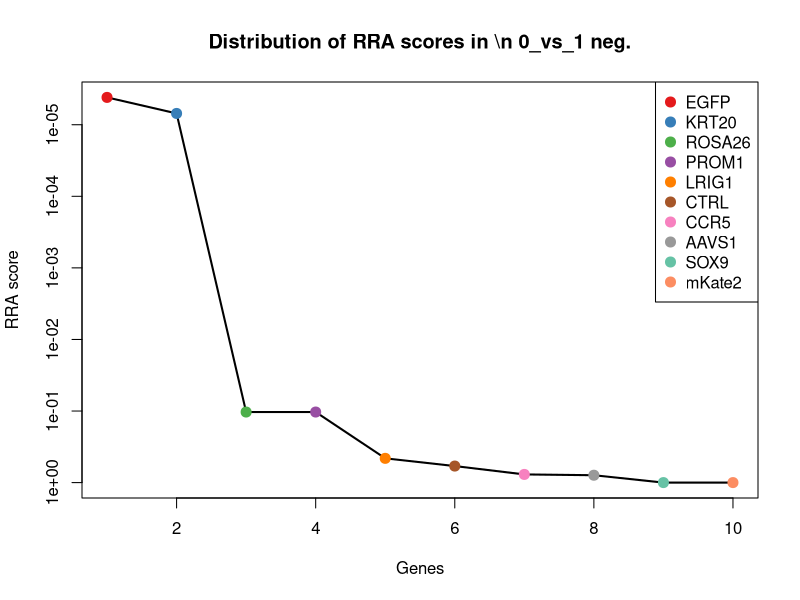
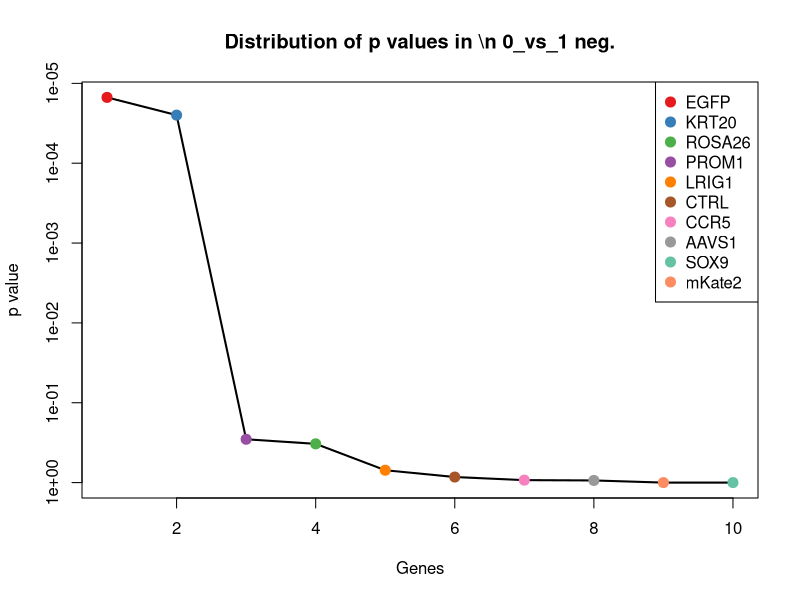
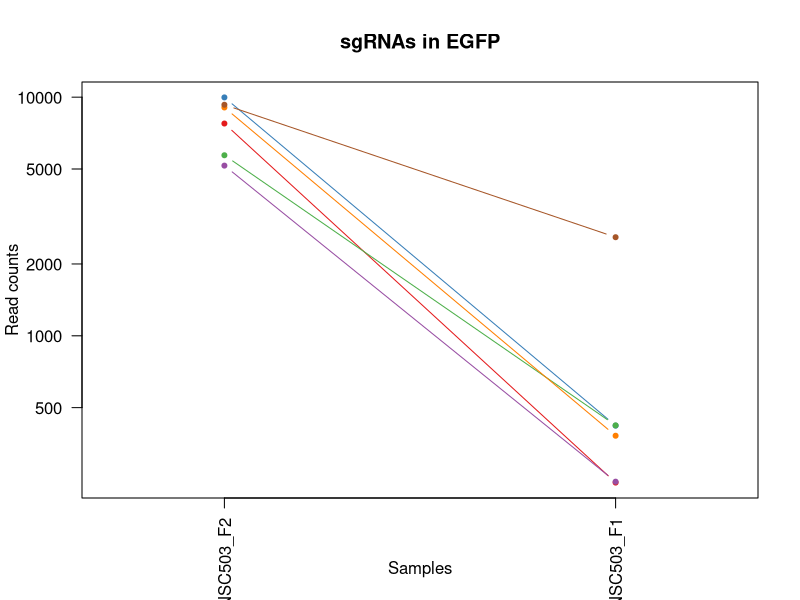
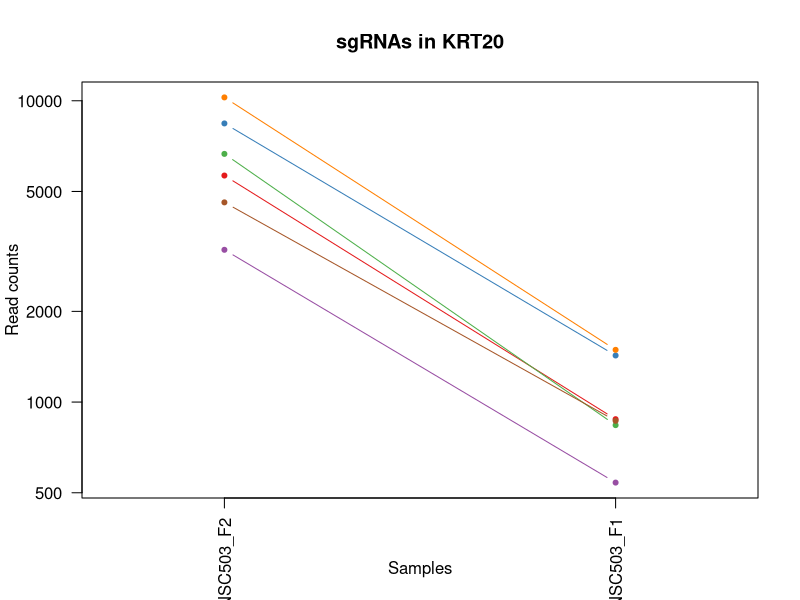
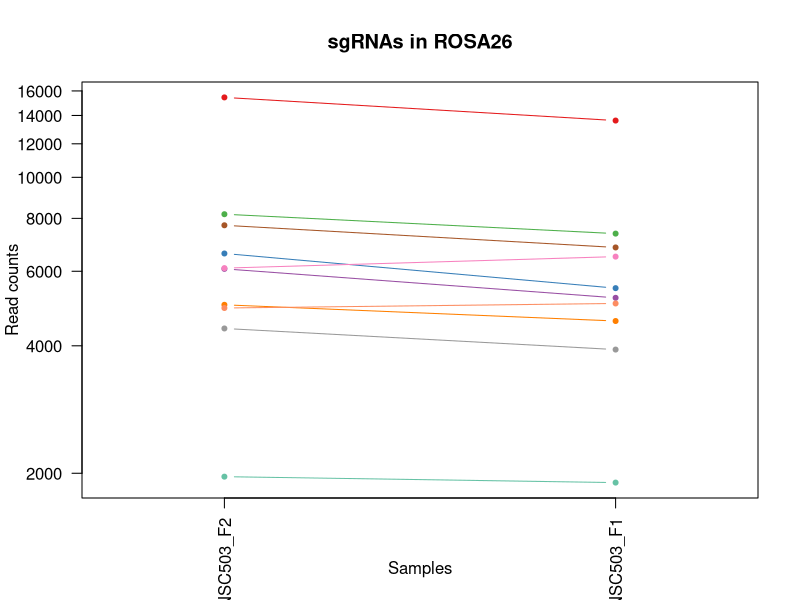
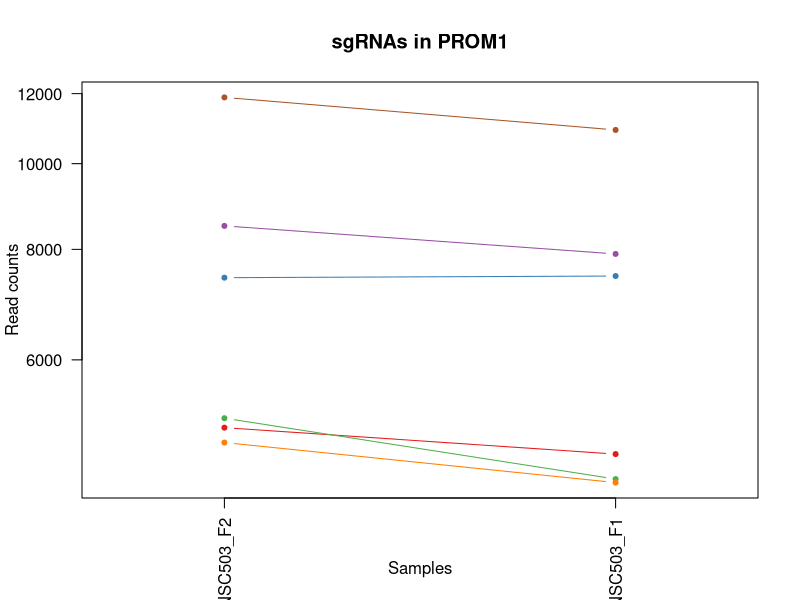
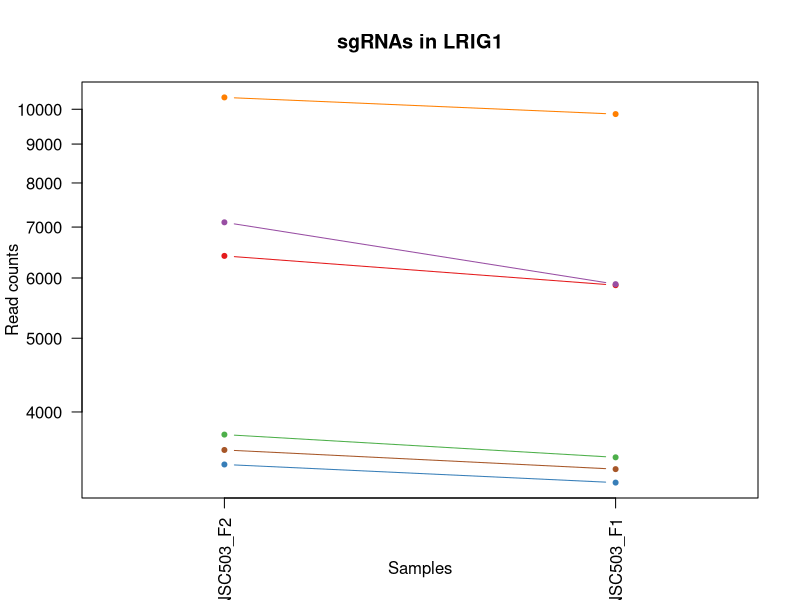
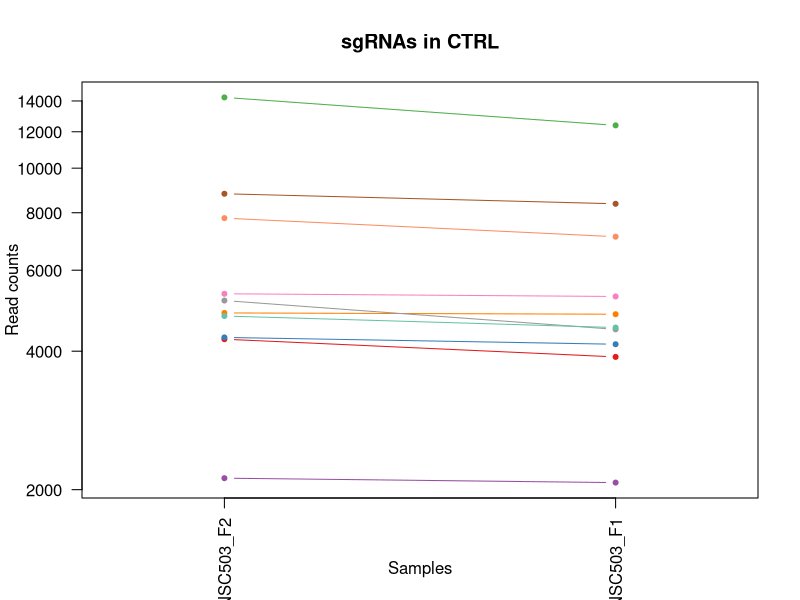

The R source for these figures, in order: (Note: this script raises an error after producing the figures.)
pdf(file='S3A_c1_t0.pdf',width=4.5,height=4.5);
gstable=read.table('S3A_c1_t0.gene_summary.txt',header=T)
# 
#
# parameters
# Do not modify the variables beginning with "__"

# gstablename='__GENE_SUMMARY_FILE__'
startindex=3
# outputfile='__OUTPUT_FILE__'
targetgenelist=c("EGFP","KRT20","ROSA26","PROM1","LRIG1","CTRL","CCR5","AAVS1","SOX9","mKate2")
# samplelabel=sub('.\\w+.\\w+$','',colnames(gstable)[startindex]);
samplelabel='0_vs_1 neg.'


# You need to write some codes in front of this code:
# gstable=read.table(gstablename,header=T)
# pdf(file=outputfile,width=6,height=6)


# set up color using RColorBrewer
#library(RColorBrewer)
#colors <- brewer.pal(length(targetgenelist), "Set1")

colors=c( "#E41A1C", "#377EB8", "#4DAF4A", "#984EA3", "#FF7F00",  "#A65628", "#F781BF",
          "#999999", "#66C2A5", "#FC8D62", "#8DA0CB", "#E78AC3", "#A6D854", "#FFD92F", "#E5C494", "#B3B3B3", 
          "#8DD3C7", "#FFFFB3", "#BEBADA", "#FB8072", "#80B1D3", "#FDB462", "#B3DE69", "#FCCDE5",
          "#D9D9D9", "#BC80BD", "#CCEBC5", "#FFED6F")

######
# function definition

plotrankedvalues<-function(val, tglist, ...){
  
  plot(val,log='y',ylim=c(max(val),min(val)),type='l',lwd=2, ...)
  if(length(tglist)>0){
    for(i in 1:length(tglist)){
      targetgene=tglist[i];
      tx=which(names(val)==targetgene);ty=val[targetgene];
      points(tx,ty,col=colors[(i %% length(colors)) ],cex=2,pch=20)
      # text(tx+50,ty,targetgene,col=colors[i])
    }
    legend('topright',tglist,pch=20,pt.cex = 2,cex=1,col=colors)
  }
}



plotrandvalues<-function(val,targetgenelist, ...){
  # choose the one with the best distance distribution
  
  mindiffvalue=0;
  randval=val;
  for(i in 1:20){
    randval0=sample(val)
    vindex=sort(which(names(randval0) %in% targetgenelist))
    if(max(vindex)>0.9*length(val)){
      # print('pass...')
      next;
    }
    mindiffind=min(diff(vindex));
    if (mindiffind > mindiffvalue){
      mindiffvalue=mindiffind;
      randval=randval0;
      # print(paste('Diff: ',mindiffvalue))
    }
  }
  plot(randval,log='y',ylim=c(max(randval),min(randval)),pch=20,col='grey', ...)
  
  if(length(targetgenelist)>0){
    for(i in 1:length(targetgenelist)){
      targetgene=targetgenelist[i];
      tx=which(names(randval)==targetgene);ty=randval[targetgene];
      points(tx,ty,col=colors[(i %% length(colors)) ],cex=2,pch=20)
      text(tx+50,ty,targetgene,col=colors[i])
    }
  }
  
}




# set.seed(1235)



pvec=gstable[,startindex]
names(pvec)=gstable[,'id']
pvec=sort(pvec);

plotrankedvalues(pvec,targetgenelist,xlab='Genes',ylab='RRA score',main=paste('Distribution of RRA scores in \\n',samplelabel))

# plotrandvalues(pvec,targetgenelist,xlab='Genes',ylab='RRA score',main=paste('Distribution of RRA scores in \\n',samplelabel))


pvec=gstable[,startindex+1]
names(pvec)=gstable[,'id']
pvec=sort(pvec);

plotrankedvalues(pvec,targetgenelist,xlab='Genes',ylab='p value',main=paste('Distribution of p values in \\n',samplelabel))

# plotrandvalues(pvec,targetgenelist,xlab='Genes',ylab='p value',main=paste('Distribution of p values in \\n',samplelabel))



# you need to write after this code:
# dev.off()






# parameters
# Do not modify the variables beginning with "__"
targetmat=list(c(7752.531194343941,241.55363785443342),c(9974.836794255902,419.19846569356827),c(5707.60142793937,420.2816658633191),c(5164.3298959926515,243.72003819393504),c(9050.810855303791,380.2032595825387),c(9292.264869502333,2587.765205534715))
targetgene="EGFP"
collabel=c("S18_MNSC503_F2","S17_MNSC503_F1")

# set up color using RColorBrewer
#library(RColorBrewer)
#colors <- brewer.pal(length(targetgenelist), "Set1")

colors=c( "#E41A1C", "#377EB8", "#4DAF4A", "#984EA3", "#FF7F00",  "#A65628", "#F781BF",
          "#999999", "#66C2A5", "#FC8D62", "#8DA0CB", "#E78AC3", "#A6D854", "#FFD92F", "#E5C494", "#B3B3B3", 
          "#8DD3C7", "#FFFFB3", "#BEBADA", "#FB8072", "#80B1D3", "#FDB462", "#B3DE69", "#FCCDE5",
          "#D9D9D9", "#BC80BD", "#CCEBC5", "#FFED6F")


## code

targetmatvec=unlist(targetmat)+1
yrange=range(targetmatvec[targetmatvec>0]);
# yrange[1]=1; # set the minimum value to 1
for(i in 1:length(targetmat)){
  vali=targetmat[[i]]+1;
  if(i==1){
    plot(1:length(vali),vali,type='b',las=1,pch=20,main=paste('sgRNAs in',targetgene),ylab='Read counts',xlab='Samples',xlim=c(0.7,length(vali)+0.3),ylim = yrange,col=colors[(i %% length(colors))],xaxt='n',log='y')
    axis(1,at=1:length(vali),labels=(collabel),las=2)
    # lines(0:100,rep(1,101),col='black');
  }else{
    lines(1:length(vali),vali,type='b',pch=20,col=colors[(i %% length(colors))])
  }
}




# parameters
# Do not modify the variables beginning with "__"
targetmat=list(c(5645.380585818976,876.3089373284154),c(8408.17170982152,1426.5746235618333),c(6661.344784023609,837.3137312173858),c(3200.194357416054,539.4336845359096),c(10258.080926296498,1489.400233407381),c(4598.770301196837,865.4769356309072))
targetgene="KRT20"
collabel=c("S18_MNSC503_F2","S17_MNSC503_F1")

# set up color using RColorBrewer
#library(RColorBrewer)
#colors <- brewer.pal(length(targetgenelist), "Set1")

colors=c( "#E41A1C", "#377EB8", "#4DAF4A", "#984EA3", "#FF7F00",  "#A65628", "#F781BF",
          "#999999", "#66C2A5", "#FC8D62", "#8DA0CB", "#E78AC3", "#A6D854", "#FFD92F", "#E5C494", "#B3B3B3", 
          "#8DD3C7", "#FFFFB3", "#BEBADA", "#FB8072", "#80B1D3", "#FDB462", "#B3DE69", "#FCCDE5",
          "#D9D9D9", "#BC80BD", "#CCEBC5", "#FFED6F")


## code

targetmatvec=unlist(targetmat)+1
yrange=range(targetmatvec[targetmatvec>0]);
# yrange[1]=1; # set the minimum value to 1
for(i in 1:length(targetmat)){
  vali=targetmat[[i]]+1;
  if(i==1){
    plot(1:length(vali),vali,type='b',las=1,pch=20,main=paste('sgRNAs in',targetgene),ylab='Read counts',xlab='Samples',xlim=c(0.7,length(vali)+0.3),ylim = yrange,col=colors[(i %% length(colors))],xaxt='n',log='y')
    axis(1,at=1:length(vali),labels=(collabel),las=2)
    # lines(0:100,rep(1,101),col='black');
  }else{
    lines(1:length(vali),vali,type='b',pch=20,col=colors[(i %% length(colors))])
  }
}




# parameters
# Do not modify the variables beginning with "__"
targetmat=list(c(15443.770215852866,13616.909333937589),c(6607.481965471627,5472.327257581155),c(8181.576404189042,7362.51155379634),c(6078.140472805593,5191.778413615692),c(4998.098093909809,4576.520717197225),c(7703.311722218853,6828.493870109185),c(6102.2858742254475,6495.951417995682),c(4394.463058413456,3917.9350139887247),c(1962.2782000058394,1899.9330977429427),c(4911.7318503695615,5034.714389001822))
targetgene="ROSA26"
collabel=c("S18_MNSC503_F2","S17_MNSC503_F1")

# set up color using RColorBrewer
#library(RColorBrewer)
#colors <- brewer.pal(length(targetgenelist), "Set1")

colors=c( "#E41A1C", "#377EB8", "#4DAF4A", "#984EA3", "#FF7F00",  "#A65628", "#F781BF",
          "#999999", "#66C2A5", "#FC8D62", "#8DA0CB", "#E78AC3", "#A6D854", "#FFD92F", "#E5C494", "#B3B3B3", 
          "#8DD3C7", "#FFFFB3", "#BEBADA", "#FB8072", "#80B1D3", "#FDB462", "#B3DE69", "#FCCDE5",
          "#D9D9D9", "#BC80BD", "#CCEBC5", "#FFED6F")


## code

targetmatvec=unlist(targetmat)+1
yrange=range(targetmatvec[targetmatvec>0]);
# yrange[1]=1; # set the minimum value to 1
for(i in 1:length(targetmat)){
  vali=targetmat[[i]]+1;
  if(i==1){
    plot(1:length(vali),vali,type='b',las=1,pch=20,main=paste('sgRNAs in',targetgene),ylab='Read counts',xlab='Samples',xlim=c(0.7,length(vali)+0.3),ylim = yrange,col=colors[(i %% length(colors))],xaxt='n',log='y')
    axis(1,at=1:length(vali),labels=(collabel),las=2)
    # lines(0:100,rep(1,101),col='black');
  }else{
    lines(1:length(vali),vali,type='b',pch=20,col=colors[(i %% length(colors))])
  }
}




# parameters
# Do not modify the variables beginning with "__"
targetmat=list(c(5027.8155110419375,4693.506335530314),c(7430.282952317426,7462.165969413416),c(5153.185864568103,4397.792689188339),c(8502.895976930178,7904.111638671751),c(4836.509638253862,4357.714282907558),c(11881.394837139002,10916.491310748788))
targetgene="PROM1"
collabel=c("S18_MNSC503_F2","S17_MNSC503_F1")

# set up color using RColorBrewer
#library(RColorBrewer)
#colors <- brewer.pal(length(targetgenelist), "Set1")

colors=c( "#E41A1C", "#377EB8", "#4DAF4A", "#984EA3", "#FF7F00",  "#A65628", "#F781BF",
          "#999999", "#66C2A5", "#FC8D62", "#8DA0CB", "#E78AC3", "#A6D854", "#FFD92F", "#E5C494", "#B3B3B3", 
          "#8DD3C7", "#FFFFB3", "#BEBADA", "#FB8072", "#80B1D3", "#FDB462", "#B3DE69", "#FCCDE5",
          "#D9D9D9", "#BC80BD", "#CCEBC5", "#FFED6F")


## code

targetmatvec=unlist(targetmat)+1
yrange=range(targetmatvec[targetmatvec>0]);
# yrange[1]=1; # set the minimum value to 1
for(i in 1:length(targetmat)){
  vali=targetmat[[i]]+1;
  if(i==1){
    plot(1:length(vali),vali,type='b',las=1,pch=20,main=paste('sgRNAs in',targetgene),ylab='Read counts',xlab='Samples',xlim=c(0.7,length(vali)+0.3),ylim = yrange,col=colors[(i %% length(colors))],xaxt='n',log='y')
    axis(1,at=1:length(vali),labels=(collabel),las=2)
    # lines(0:100,rep(1,101),col='black');
  }else{
    lines(1:length(vali),vali,type='b',pch=20,col=colors[(i %% length(colors))])
  }
}




# parameters
# Do not modify the variables beginning with "__"
targetmat=list(c(6414.318754112794,5869.8617198797065),c(3411.0022851970884,3229.0197060272017),c(3734.1791965089824,3485.7381462581466),c(7100.605356007879,5888.276122765471),c(10363.949224829705,9853.871944223232),c(3564.2327172846244,3363.336527076304))
targetgene="LRIG1"
collabel=c("S18_MNSC503_F2","S17_MNSC503_F1")

# set up color using RColorBrewer
#library(RColorBrewer)
#colors <- brewer.pal(length(targetgenelist), "Set1")

colors=c( "#E41A1C", "#377EB8", "#4DAF4A", "#984EA3", "#FF7F00",  "#A65628", "#F781BF",
          "#999999", "#66C2A5", "#FC8D62", "#8DA0CB", "#E78AC3", "#A6D854", "#FFD92F", "#E5C494", "#B3B3B3", 
          "#8DD3C7", "#FFFFB3", "#BEBADA", "#FB8072", "#80B1D3", "#FDB462", "#B3DE69", "#FCCDE5",
          "#D9D9D9", "#BC80BD", "#CCEBC5", "#FFED6F")


## code

targetmatvec=unlist(targetmat)+1
yrange=range(targetmatvec[targetmatvec>0]);
# yrange[1]=1; # set the minimum value to 1
for(i in 1:length(targetmat)){
  vali=targetmat[[i]]+1;
  if(i==1){
    plot(1:length(vali),vali,type='b',las=1,pch=20,main=paste('sgRNAs in',targetgene),ylab='Read counts',xlab='Samples',xlim=c(0.7,length(vali)+0.3),ylim = yrange,col=colors[(i %% length(colors))],xaxt='n',log='y')
    axis(1,at=1:length(vali),labels=(collabel),las=2)
    # lines(0:100,rep(1,101),col='black');
  }else{
    lines(1:length(vali),vali,type='b',pch=20,col=colors[(i %% length(colors))])
  }
}




# parameters
# Do not modify the variables beginning with "__"
targetmat=list(c(4246.804642038193,3886.522209065951),c(4284.880082738733,4141.074248957394),c(14250.430184140845,12388.560341440156),c(2117.3659706641333,2071.0787245635725),c(4843.938992536894,4812.658354202904),c(8796.355471109944,8365.554910985602),c(5331.490367360872,5260.0200243099935),c(5153.185864568103,4461.7014992036375),c(4769.645449706574,4501.779905484418),c(7785.963288617585,7094.961111867887))
targetgene="CTRL"
collabel=c("S18_MNSC503_F2","S17_MNSC503_F1")

# set up color using RColorBrewer
#library(RColorBrewer)
#colors <- brewer.pal(length(targetgenelist), "Set1")

colors=c( "#E41A1C", "#377EB8", "#4DAF4A", "#984EA3", "#FF7F00",  "#A65628", "#F781BF",
          "#999999", "#66C2A5", "#FC8D62", "#8DA0CB", "#E78AC3", "#A6D854", "#FFD92F", "#E5C494", "#B3B3B3", 
          "#8DD3C7", "#FFFFB3", "#BEBADA", "#FB8072", "#80B1D3", "#FDB462", "#B3DE69", "#FCCDE5",
          "#D9D9D9", "#BC80BD", "#CCEBC5", "#FFED6F")


## code

targetmatvec=unlist(targetmat)+1
yrange=range(targetmatvec[targetmatvec>0]);
# yrange[1]=1; # set the minimum value to 1
for(i in 1:length(targetmat)){
  vali=targetmat[[i]]+1;
  if(i==1){
    plot(1:length(vali),vali,type='b',las=1,pch=20,main=paste('sgRNAs in',targetgene),ylab='Read counts',xlab='Samples',xlim=c(0.7,length(vali)+0.3),ylim = yrange,col=colors[(i %% length(colors))],xaxt='n',log='y')
    axis(1,at=1:length(vali),labels=(collabel),las=2)
    # lines(0:100,rep(1,101),col='black');
  }else{
    lines(1:length(vali),vali,type='b',pch=20,col=colors[(i %% length(colors))])
  }
}




# parameters
# Do not modify the variables beginning with "__"
targetmat=list(c(3640.383598685703,3679.630976643544),c(6040.993701390433,5364.007240606073),c(3275.416569531754,3433.744538110107),c(2720.0723368751082,2516.2739943311603),c(4156.72372135643,3648.21817172077),c(4746.428717572099,4305.720674759519),c(8178.7903963329045,7885.697235785988),c(5155.043203138862,4887.399165915711),c(2950.3823196491016,3006.963671228283),c(4634.988403326618,4893.898366934216))
targetgene="CCR5"
collabel=c("S18_MNSC503_F2","S17_MNSC503_F1")

# set up color using RColorBrewer
#library(RColorBrewer)
#colors <- brewer.pal(length(targetgenelist), "Set1")

colors=c( "#E41A1C", "#377EB8", "#4DAF4A", "#984EA3", "#FF7F00",  "#A65628", "#F781BF",
          "#999999", "#66C2A5", "#FC8D62", "#8DA0CB", "#E78AC3", "#A6D854", "#FFD92F", "#E5C494", "#B3B3B3", 
          "#8DD3C7", "#FFFFB3", "#BEBADA", "#FB8072", "#80B1D3", "#FDB462", "#B3DE69", "#FCCDE5",
          "#D9D9D9", "#BC80BD", "#CCEBC5", "#FFED6F")


## code

targetmatvec=unlist(targetmat)+1
yrange=range(targetmatvec[targetmatvec>0]);
# yrange[1]=1; # set the minimum value to 1
for(i in 1:length(targetmat)){
  vali=targetmat[[i]]+1;
  if(i==1){
    plot(1:length(vali),vali,type='b',las=1,pch=20,main=paste('sgRNAs in',targetgene),ylab='Read counts',xlab='Samples',xlim=c(0.7,length(vali)+0.3),ylim = yrange,col=colors[(i %% length(colors))],xaxt='n',log='y')
    axis(1,at=1:length(vali),labels=(collabel),las=2)
    # lines(0:100,rep(1,101),col='black');
  }else{
    lines(1:length(vali),vali,type='b',pch=20,col=colors[(i %% length(colors))])
  }
}




# parameters
# Do not modify the variables beginning with "__"
targetmat=list(c(6092.999181371657,5301.181630760525),c(5240.48077739373,4382.627886811828),c(3928.2710771531947,4176.819854559171),c(2590.987306207426,2548.769999423685),c(4619.201025475175,3986.1766246830266),c(2094.1492385296583,1891.267496384936),c(3352.496120218211,3010.2132717375357),c(6455.1802026694695,6426.6266071316295),c(2004.9969871332737,1932.4291028354673),c(2734.002376155793,2518.440394670662))
targetgene="AAVS1"
collabel=c("S18_MNSC503_F2","S17_MNSC503_F1")

# set up color using RColorBrewer
#library(RColorBrewer)
#colors <- brewer.pal(length(targetgenelist), "Set1")

colors=c( "#E41A1C", "#377EB8", "#4DAF4A", "#984EA3", "#FF7F00",  "#A65628", "#F781BF",
          "#999999", "#66C2A5", "#FC8D62", "#8DA0CB", "#E78AC3", "#A6D854", "#FFD92F", "#E5C494", "#B3B3B3", 
          "#8DD3C7", "#FFFFB3", "#BEBADA", "#FB8072", "#80B1D3", "#FDB462", "#B3DE69", "#FCCDE5",
          "#D9D9D9", "#BC80BD", "#CCEBC5", "#FFED6F")


## code

targetmatvec=unlist(targetmat)+1
yrange=range(targetmatvec[targetmatvec>0]);
# yrange[1]=1; # set the minimum value to 1
for(i in 1:length(targetmat)){
  vali=targetmat[[i]]+1;
  if(i==1){
    plot(1:length(vali),vali,type='b',las=1,pch=20,main=paste('sgRNAs in',targetgene),ylab='Read counts',xlab='Samples',xlim=c(0.7,length(vali)+0.3),ylim = yrange,col=colors[(i %% length(colors))],xaxt='n',log='y')
    axis(1,at=1:length(vali),labels=(collabel),las=2)
    # lines(0:100,rep(1,101),col='black');
  }else{
    lines(1:length(vali),vali,type='b',pch=20,col=colors[(i %% length(colors))])
  }
}




# parameters
# Do not modify the variables beginning with "__"
targetmat=list(c(4799.362866838702,9796.462335226439),c(2983.8144139227456,8637.438153593059),c(2294.741804171523,6367.050597795334),c(1937.2041293006062,5674.885689324558),c(3517.799253015674,11334.606576272607),c(6287.091062015869,13119.720456021962))
targetgene="SOX9"
collabel=c("S18_MNSC503_F2","S17_MNSC503_F1")

# set up color using RColorBrewer
#library(RColorBrewer)
#colors <- brewer.pal(length(targetgenelist), "Set1")

colors=c( "#E41A1C", "#377EB8", "#4DAF4A", "#984EA3", "#FF7F00",  "#A65628", "#F781BF",
          "#999999", "#66C2A5", "#FC8D62", "#8DA0CB", "#E78AC3", "#A6D854", "#FFD92F", "#E5C494", "#B3B3B3", 
          "#8DD3C7", "#FFFFB3", "#BEBADA", "#FB8072", "#80B1D3", "#FDB462", "#B3DE69", "#FCCDE5",
          "#D9D9D9", "#BC80BD", "#CCEBC5", "#FFED6F")


## code

targetmatvec=unlist(targetmat)+1
yrange=range(targetmatvec[targetmatvec>0]);
# yrange[1]=1; # set the minimum value to 1
for(i in 1:length(targetmat)){
  vali=targetmat[[i]]+1;
  if(i==1){
    plot(1:length(vali),vali,type='b',las=1,pch=20,main=paste('sgRNAs in',targetgene),ylab='Read counts',xlab='Samples',xlim=c(0.7,length(vali)+0.3),ylim = yrange,col=colors[(i %% length(colors))],xaxt='n',log='y')
    axis(1,at=1:length(vali),labels=(collabel),las=2)
    # lines(0:100,rep(1,101),col='black');
  }else{
    lines(1:length(vali),vali,type='b',pch=20,col=colors[(i %% length(colors))])
  }
}




# parameters
# Do not modify the variables beginning with "__"
targetmat=list(c(2043.0724278338128,12674.525186254374),c(2375.536031999497,14358.901450216903),c(2402.467441275488,13569.248526468553),c(3282.8459238147857,8505.287732883458),c(2184.230159211422,10427.968034191168),c(3678.4590393862422,20104.195150575266))
targetgene="mKate2"
collabel=c("S18_MNSC503_F2","S17_MNSC503_F1")

# set up color using RColorBrewer
#library(RColorBrewer)
#colors <- brewer.pal(length(targetgenelist), "Set1")

colors=c( "#E41A1C", "#377EB8", "#4DAF4A", "#984EA3", "#FF7F00",  "#A65628", "#F781BF",
          "#999999", "#66C2A5", "#FC8D62", "#8DA0CB", "#E78AC3", "#A6D854", "#FFD92F", "#E5C494", "#B3B3B3", 
          "#8DD3C7", "#FFFFB3", "#BEBADA", "#FB8072", "#80B1D3", "#FDB462", "#B3DE69", "#FCCDE5",
          "#D9D9D9", "#BC80BD", "#CCEBC5", "#FFED6F")


## code

targetmatvec=unlist(targetmat)+1
yrange=range(targetmatvec[targetmatvec>0]);
# yrange[1]=1; # set the minimum value to 1
for(i in 1:length(targetmat)){
  vali=targetmat[[i]]+1;
  if(i==1){
    plot(1:length(vali),vali,type='b',las=1,pch=20,main=paste('sgRNAs in',targetgene),ylab='Read counts',xlab='Samples',xlim=c(0.7,length(vali)+0.3),ylim = yrange,col=colors[(i %% length(colors))],xaxt='n',log='y')
    axis(1,at=1:length(vali),labels=(collabel),las=2)
    # lines(0:100,rep(1,101),col='black');
  }else{
    lines(1:length(vali),vali,type='b',pch=20,col=colors[(i %% length(colors))])
  }
}



# 
#
# parameters
# Do not modify the variables beginning with "__"

# gstablename='__GENE_SUMMARY_FILE__'
startindex=9
# outputfile='__OUTPUT_FILE__'
targetgenelist=c("mKate2","SOX9","PROM1","AAVS1","ROSA26","CCR5","LRIG1","CTRL","EGFP","KRT20")
# samplelabel=sub('.\\w+.\\w+$','',colnames(gstable)[startindex]);
samplelabel='0_vs_1 pos.'


# You need to write some codes in front of this code:
# gstable=read.table(gstablename,header=T)
# pdf(file=outputfile,width=6,height=6)


# set up color using RColorBrewer
#library(RColorBrewer)
#colors <- brewer.pal(length(targetgenelist), "Set1")

colors=c( "#E41A1C", "#377EB8", "#4DAF4A", "#984EA3", "#FF7F00",  "#A65628", "#F781BF",
          "#999999", "#66C2A5", "#FC8D62", "#8DA0CB", "#E78AC3", "#A6D854", "#FFD92F", "#E5C494", "#B3B3B3", 
          "#8DD3C7", "#FFFFB3", "#BEBADA", "#FB8072", "#80B1D3", "#FDB462", "#B3DE69", "#FCCDE5",
          "#D9D9D9", "#BC80BD", "#CCEBC5", "#FFED6F")

######
# function definition

plotrankedvalues<-function(val, tglist, ...){
  
  plot(val,log='y',ylim=c(max(val),min(val)),type='l',lwd=2, ...)
  if(length(tglist)>0){
    for(i in 1:length(tglist)){
      targetgene=tglist[i];
      tx=which(names(val)==targetgene);ty=val[targetgene];
      points(tx,ty,col=colors[(i %% length(colors)) ],cex=2,pch=20)
      # text(tx+50,ty,targetgene,col=colors[i])
    }
    legend('topright',tglist,pch=20,pt.cex = 2,cex=1,col=colors)
  }
}



plotrandvalues<-function(val,targetgenelist, ...){
  # choose the one with the best distance distribution
  
  mindiffvalue=0;
  randval=val;
  for(i in 1:20){
    randval0=sample(val)
    vindex=sort(which(names(randval0) %in% targetgenelist))
    if(max(vindex)>0.9*length(val)){
      # print('pass...')
      next;
    }
    mindiffind=min(diff(vindex));
    if (mindiffind > mindiffvalue){
      mindiffvalue=mindiffind;
      randval=randval0;
      # print(paste('Diff: ',mindiffvalue))
    }
  }
  plot(randval,log='y',ylim=c(max(randval),min(randval)),pch=20,col='grey', ...)
  
  if(length(targetgenelist)>0){
    for(i in 1:length(targetgenelist)){
      targetgene=targetgenelist[i];
      tx=which(names(randval)==targetgene);ty=randval[targetgene];
      points(tx,ty,col=colors[(i %% length(colors)) ],cex=2,pch=20)
      text(tx+50,ty,targetgene,col=colors[i])
    }
  }
  
}




# set.seed(1235)



pvec=gstable[,startindex]
names(pvec)=gstable[,'id']
pvec=sort(pvec);

plotrankedvalues(pvec,targetgenelist,xlab='Genes',ylab='RRA score',main=paste('Distribution of RRA scores in \\n',samplelabel))

# plotrandvalues(pvec,targetgenelist,xlab='Genes',ylab='RRA score',main=paste('Distribution of RRA scores in \\n',samplelabel))


pvec=gstable[,startindex+1]
names(pvec)=gstable[,'id']
pvec=sort(pvec);

plotrankedvalues(pvec,targetgenelist,xlab='Genes',ylab='p value',main=paste('Distribution of p values in \\n',samplelabel))

# plotrandvalues(pvec,targetgenelist,xlab='Genes',ylab='p value',main=paste('Distribution of p values in \\n',samplelabel))



# you need to write after this code:
# dev.off()






# parameters
# Do not modify the variables beginning with "__"
targetmat=list(c(2043.0724278338128,12674.525186254374),c(2375.536031999497,14358.901450216903),c(2402.467441275488,13569.248526468553),c(3282.8459238147857,8505.287732883458),c(2184.230159211422,10427.968034191168),c(3678.4590393862422,20104.195150575266))
targetgene="mKate2"
collabel=c("S18_MNSC503_F2","S17_MNSC503_F1")

# set up color using RColorBrewer
#library(RColorBrewer)
#colors <- brewer.pal(length(targetgenelist), "Set1")

colors=c( "#E41A1C", "#377EB8", "#4DAF4A", "#984EA3", "#FF7F00",  "#A65628", "#F781BF",
          "#999999", "#66C2A5", "#FC8D62", "#8DA0CB", "#E78AC3", "#A6D854", "#FFD92F", "#E5C494", "#B3B3B3", 
          "#8DD3C7", "#FFFFB3", "#BEBADA", "#FB8072", "#80B1D3", "#FDB462", "#B3DE69", "#FCCDE5",
          "#D9D9D9", "#BC80BD", "#CCEBC5", "#FFED6F")


## code

targetmatvec=unlist(targetmat)+1
yrange=range(targetmatvec[targetmatvec>0]);
# yrange[1]=1; # set the minimum value to 1
for(i in 1:length(targetmat)){
  vali=targetmat[[i]]+1;
  if(i==1){
    plot(1:length(vali),vali,type='b',las=1,pch=20,main=paste('sgRNAs in',targetgene),ylab='Read counts',xlab='Samples',xlim=c(0.7,length(vali)+0.3),ylim = yrange,col=colors[(i %% length(colors))],xaxt='n',log='y')
    axis(1,at=1:length(vali),labels=(collabel),las=2)
    # lines(0:100,rep(1,101),col='black');
  }else{
    lines(1:length(vali),vali,type='b',pch=20,col=colors[(i %% length(colors))])
  }
}




# parameters
# Do not modify the variables beginning with "__"
targetmat=list(c(4799.362866838702,9796.462335226439),c(2983.8144139227456,8637.438153593059),c(2294.741804171523,6367.050597795334),c(1937.2041293006062,5674.885689324558),c(3517.799253015674,11334.606576272607),c(6287.091062015869,13119.720456021962))
targetgene="SOX9"
collabel=c("S18_MNSC503_F2","S17_MNSC503_F1")

# set up color using RColorBrewer
#library(RColorBrewer)
#colors <- brewer.pal(length(targetgenelist), "Set1")

colors=c( "#E41A1C", "#377EB8", "#4DAF4A", "#984EA3", "#FF7F00",  "#A65628", "#F781BF",
          "#999999", "#66C2A5", "#FC8D62", "#8DA0CB", "#E78AC3", "#A6D854", "#FFD92F", "#E5C494", "#B3B3B3", 
          "#8DD3C7", "#FFFFB3", "#BEBADA", "#FB8072", "#80B1D3", "#FDB462", "#B3DE69", "#FCCDE5",
          "#D9D9D9", "#BC80BD", "#CCEBC5", "#FFED6F")


## code

targetmatvec=unlist(targetmat)+1
yrange=range(targetmatvec[targetmatvec>0]);
# yrange[1]=1; # set the minimum value to 1
for(i in 1:length(targetmat)){
  vali=targetmat[[i]]+1;
  if(i==1){
    plot(1:length(vali),vali,type='b',las=1,pch=20,main=paste('sgRNAs in',targetgene),ylab='Read counts',xlab='Samples',xlim=c(0.7,length(vali)+0.3),ylim = yrange,col=colors[(i %% length(colors))],xaxt='n',log='y')
    axis(1,at=1:length(vali),labels=(collabel),las=2)
    # lines(0:100,rep(1,101),col='black');
  }else{
    lines(1:length(vali),vali,type='b',pch=20,col=colors[(i %% length(colors))])
  }
}




# parameters
# Do not modify the variables beginning with "__"
targetmat=list(c(5027.8155110419375,4693.506335530314),c(7430.282952317426,7462.165969413416),c(5153.185864568103,4397.792689188339),c(8502.895976930178,7904.111638671751),c(4836.509638253862,4357.714282907558),c(11881.394837139002,10916.491310748788))
targetgene="PROM1"
collabel=c("S18_MNSC503_F2","S17_MNSC503_F1")

# set up color using RColorBrewer
#library(RColorBrewer)
#colors <- brewer.pal(length(targetgenelist), "Set1")

colors=c( "#E41A1C", "#377EB8", "#4DAF4A", "#984EA3", "#FF7F00",  "#A65628", "#F781BF",
          "#999999", "#66C2A5", "#FC8D62", "#8DA0CB", "#E78AC3", "#A6D854", "#FFD92F", "#E5C494", "#B3B3B3", 
          "#8DD3C7", "#FFFFB3", "#BEBADA", "#FB8072", "#80B1D3", "#FDB462", "#B3DE69", "#FCCDE5",
          "#D9D9D9", "#BC80BD", "#CCEBC5", "#FFED6F")


## code

targetmatvec=unlist(targetmat)+1
yrange=range(targetmatvec[targetmatvec>0]);
# yrange[1]=1; # set the minimum value to 1
for(i in 1:length(targetmat)){
  vali=targetmat[[i]]+1;
  if(i==1){
    plot(1:length(vali),vali,type='b',las=1,pch=20,main=paste('sgRNAs in',targetgene),ylab='Read counts',xlab='Samples',xlim=c(0.7,length(vali)+0.3),ylim = yrange,col=colors[(i %% length(colors))],xaxt='n',log='y')
    axis(1,at=1:length(vali),labels=(collabel),las=2)
    # lines(0:100,rep(1,101),col='black');
  }else{
    lines(1:length(vali),vali,type='b',pch=20,col=colors[(i %% length(colors))])
  }
}




# parameters
# Do not modify the variables beginning with "__"
targetmat=list(c(6092.999181371657,5301.181630760525),c(5240.48077739373,4382.627886811828),c(3928.2710771531947,4176.819854559171),c(2590.987306207426,2548.769999423685),c(4619.201025475175,3986.1766246830266),c(2094.1492385296583,1891.267496384936),c(3352.496120218211,3010.2132717375357),c(6455.1802026694695,6426.6266071316295),c(2004.9969871332737,1932.4291028354673),c(2734.002376155793,2518.440394670662))
targetgene="AAVS1"
collabel=c("S18_MNSC503_F2","S17_MNSC503_F1")

# set up color using RColorBrewer
#library(RColorBrewer)
#colors <- brewer.pal(length(targetgenelist), "Set1")

colors=c( "#E41A1C", "#377EB8", "#4DAF4A", "#984EA3", "#FF7F00",  "#A65628", "#F781BF",
          "#999999", "#66C2A5", "#FC8D62", "#8DA0CB", "#E78AC3", "#A6D854", "#FFD92F", "#E5C494", "#B3B3B3", 
          "#8DD3C7", "#FFFFB3", "#BEBADA", "#FB8072", "#80B1D3", "#FDB462", "#B3DE69", "#FCCDE5",
          "#D9D9D9", "#BC80BD", "#CCEBC5", "#FFED6F")


## code

targetmatvec=unlist(targetmat)+1
yrange=range(targetmatvec[targetmatvec>0]);
# yrange[1]=1; # set the minimum value to 1
for(i in 1:length(targetmat)){
  vali=targetmat[[i]]+1;
  if(i==1){
    plot(1:length(vali),vali,type='b',las=1,pch=20,main=paste('sgRNAs in',targetgene),ylab='Read counts',xlab='Samples',xlim=c(0.7,length(vali)+0.3),ylim = yrange,col=colors[(i %% length(colors))],xaxt='n',log='y')
    axis(1,at=1:length(vali),labels=(collabel),las=2)
    # lines(0:100,rep(1,101),col='black');
  }else{
    lines(1:length(vali),vali,type='b',pch=20,col=colors[(i %% length(colors))])
  }
}




# parameters
# Do not modify the variables beginning with "__"
targetmat=list(c(15443.770215852866,13616.909333937589),c(6607.481965471627,5472.327257581155),c(8181.576404189042,7362.51155379634),c(6078.140472805593,5191.778413615692),c(4998.098093909809,4576.520717197225),c(7703.311722218853,6828.493870109185),c(6102.2858742254475,6495.951417995682),c(4394.463058413456,3917.9350139887247),c(1962.2782000058394,1899.9330977429427),c(4911.7318503695615,5034.714389001822))
targetgene="ROSA26"
collabel=c("S18_MNSC503_F2","S17_MNSC503_F1")

# set up color using RColorBrewer
#library(RColorBrewer)
#colors <- brewer.pal(length(targetgenelist), "Set1")

colors=c( "#E41A1C", "#377EB8", "#4DAF4A", "#984EA3", "#FF7F00",  "#A65628", "#F781BF",
          "#999999", "#66C2A5", "#FC8D62", "#8DA0CB", "#E78AC3", "#A6D854", "#FFD92F", "#E5C494", "#B3B3B3", 
          "#8DD3C7", "#FFFFB3", "#BEBADA", "#FB8072", "#80B1D3", "#FDB462", "#B3DE69", "#FCCDE5",
          "#D9D9D9", "#BC80BD", "#CCEBC5", "#FFED6F")


## code

targetmatvec=unlist(targetmat)+1
yrange=range(targetmatvec[targetmatvec>0]);
# yrange[1]=1; # set the minimum value to 1
for(i in 1:length(targetmat)){
  vali=targetmat[[i]]+1;
  if(i==1){
    plot(1:length(vali),vali,type='b',las=1,pch=20,main=paste('sgRNAs in',targetgene),ylab='Read counts',xlab='Samples',xlim=c(0.7,length(vali)+0.3),ylim = yrange,col=colors[(i %% length(colors))],xaxt='n',log='y')
    axis(1,at=1:length(vali),labels=(collabel),las=2)
    # lines(0:100,rep(1,101),col='black');
  }else{
    lines(1:length(vali),vali,type='b',pch=20,col=colors[(i %% length(colors))])
  }
}




# parameters
# Do not modify the variables beginning with "__"
targetmat=list(c(3640.383598685703,3679.630976643544),c(6040.993701390433,5364.007240606073),c(3275.416569531754,3433.744538110107),c(2720.0723368751082,2516.2739943311603),c(4156.72372135643,3648.21817172077),c(4746.428717572099,4305.720674759519),c(8178.7903963329045,7885.697235785988),c(5155.043203138862,4887.399165915711),c(2950.3823196491016,3006.963671228283),c(4634.988403326618,4893.898366934216))
targetgene="CCR5"
collabel=c("S18_MNSC503_F2","S17_MNSC503_F1")

# set up color using RColorBrewer
#library(RColorBrewer)
#colors <- brewer.pal(length(targetgenelist), "Set1")

colors=c( "#E41A1C", "#377EB8", "#4DAF4A", "#984EA3", "#FF7F00",  "#A65628", "#F781BF",
          "#999999", "#66C2A5", "#FC8D62", "#8DA0CB", "#E78AC3", "#A6D854", "#FFD92F", "#E5C494", "#B3B3B3", 
          "#8DD3C7", "#FFFFB3", "#BEBADA", "#FB8072", "#80B1D3", "#FDB462", "#B3DE69", "#FCCDE5",
          "#D9D9D9", "#BC80BD", "#CCEBC5", "#FFED6F")


## code

targetmatvec=unlist(targetmat)+1
yrange=range(targetmatvec[targetmatvec>0]);
# yrange[1]=1; # set the minimum value to 1
for(i in 1:length(targetmat)){
  vali=targetmat[[i]]+1;
  if(i==1){
    plot(1:length(vali),vali,type='b',las=1,pch=20,main=paste('sgRNAs in',targetgene),ylab='Read counts',xlab='Samples',xlim=c(0.7,length(vali)+0.3),ylim = yrange,col=colors[(i %% length(colors))],xaxt='n',log='y')
    axis(1,at=1:length(vali),labels=(collabel),las=2)
    # lines(0:100,rep(1,101),col='black');
  }else{
    lines(1:length(vali),vali,type='b',pch=20,col=colors[(i %% length(colors))])
  }
}




# parameters
# Do not modify the variables beginning with "__"
targetmat=list(c(6414.318754112794,5869.8617198797065),c(3411.0022851970884,3229.0197060272017),c(3734.1791965089824,3485.7381462581466),c(7100.605356007879,5888.276122765471),c(10363.949224829705,9853.871944223232),c(3564.2327172846244,3363.336527076304))
targetgene="LRIG1"
collabel=c("S18_MNSC503_F2","S17_MNSC503_F1")

# set up color using RColorBrewer
#library(RColorBrewer)
#colors <- brewer.pal(length(targetgenelist), "Set1")

colors=c( "#E41A1C", "#377EB8", "#4DAF4A", "#984EA3", "#FF7F00",  "#A65628", "#F781BF",
          "#999999", "#66C2A5", "#FC8D62", "#8DA0CB", "#E78AC3", "#A6D854", "#FFD92F", "#E5C494", "#B3B3B3", 
          "#8DD3C7", "#FFFFB3", "#BEBADA", "#FB8072", "#80B1D3", "#FDB462", "#B3DE69", "#FCCDE5",
          "#D9D9D9", "#BC80BD", "#CCEBC5", "#FFED6F")


## code

targetmatvec=unlist(targetmat)+1
yrange=range(targetmatvec[targetmatvec>0]);
# yrange[1]=1; # set the minimum value to 1
for(i in 1:length(targetmat)){
  vali=targetmat[[i]]+1;
  if(i==1){
    plot(1:length(vali),vali,type='b',las=1,pch=20,main=paste('sgRNAs in',targetgene),ylab='Read counts',xlab='Samples',xlim=c(0.7,length(vali)+0.3),ylim = yrange,col=colors[(i %% length(colors))],xaxt='n',log='y')
    axis(1,at=1:length(vali),labels=(collabel),las=2)
    # lines(0:100,rep(1,101),col='black');
  }else{
    lines(1:length(vali),vali,type='b',pch=20,col=colors[(i %% length(colors))])
  }
}




# parameters
# Do not modify the variables beginning with "__"
targetmat=list(c(4246.804642038193,3886.522209065951),c(4284.880082738733,4141.074248957394),c(14250.430184140845,12388.560341440156),c(2117.3659706641333,2071.0787245635725),c(4843.938992536894,4812.658354202904),c(8796.355471109944,8365.554910985602),c(5331.490367360872,5260.0200243099935),c(5153.185864568103,4461.7014992036375),c(4769.645449706574,4501.779905484418),c(7785.963288617585,7094.961111867887))
targetgene="CTRL"
collabel=c("S18_MNSC503_F2","S17_MNSC503_F1")

# set up color using RColorBrewer
#library(RColorBrewer)
#colors <- brewer.pal(length(targetgenelist), "Set1")

colors=c( "#E41A1C", "#377EB8", "#4DAF4A", "#984EA3", "#FF7F00",  "#A65628", "#F781BF",
          "#999999", "#66C2A5", "#FC8D62", "#8DA0CB", "#E78AC3", "#A6D854", "#FFD92F", "#E5C494", "#B3B3B3", 
          "#8DD3C7", "#FFFFB3", "#BEBADA", "#FB8072", "#80B1D3", "#FDB462", "#B3DE69", "#FCCDE5",
          "#D9D9D9", "#BC80BD", "#CCEBC5", "#FFED6F")


## code

targetmatvec=unlist(targetmat)+1
yrange=range(targetmatvec[targetmatvec>0]);
# yrange[1]=1; # set the minimum value to 1
for(i in 1:length(targetmat)){
  vali=targetmat[[i]]+1;
  if(i==1){
    plot(1:length(vali),vali,type='b',las=1,pch=20,main=paste('sgRNAs in',targetgene),ylab='Read counts',xlab='Samples',xlim=c(0.7,length(vali)+0.3),ylim = yrange,col=colors[(i %% length(colors))],xaxt='n',log='y')
    axis(1,at=1:length(vali),labels=(collabel),las=2)
    # lines(0:100,rep(1,101),col='black');
  }else{
    lines(1:length(vali),vali,type='b',pch=20,col=colors[(i %% length(colors))])
  }
}




# parameters
# Do not modify the variables beginning with "__"
targetmat=list(c(7752.531194343941,241.55363785443342),c(9974.836794255902,419.19846569356827),c(5707.60142793937,420.2816658633191),c(5164.3298959926515,243.72003819393504),c(9050.810855303791,380.2032595825387),c(9292.264869502333,2587.765205534715))
targetgene="EGFP"
collabel=c("S18_MNSC503_F2","S17_MNSC503_F1")

# set up color using RColorBrewer
#library(RColorBrewer)
#colors <- brewer.pal(length(targetgenelist), "Set1")

colors=c( "#E41A1C", "#377EB8", "#4DAF4A", "#984EA3", "#FF7F00",  "#A65628", "#F781BF",
          "#999999", "#66C2A5", "#FC8D62", "#8DA0CB", "#E78AC3", "#A6D854", "#FFD92F", "#E5C494", "#B3B3B3", 
          "#8DD3C7", "#FFFFB3", "#BEBADA", "#FB8072", "#80B1D3", "#FDB462", "#B3DE69", "#FCCDE5",
          "#D9D9D9", "#BC80BD", "#CCEBC5", "#FFED6F")


## code

targetmatvec=unlist(targetmat)+1
yrange=range(targetmatvec[targetmatvec>0]);
# yrange[1]=1; # set the minimum value to 1
for(i in 1:length(targetmat)){
  vali=targetmat[[i]]+1;
  if(i==1){
    plot(1:length(vali),vali,type='b',las=1,pch=20,main=paste('sgRNAs in',targetgene),ylab='Read counts',xlab='Samples',xlim=c(0.7,length(vali)+0.3),ylim = yrange,col=colors[(i %% length(colors))],xaxt='n',log='y')
    axis(1,at=1:length(vali),labels=(collabel),las=2)
    # lines(0:100,rep(1,101),col='black');
  }else{
    lines(1:length(vali),vali,type='b',pch=20,col=colors[(i %% length(colors))])
  }
}




# parameters
# Do not modify the variables beginning with "__"
targetmat=list(c(5645.380585818976,876.3089373284154),c(8408.17170982152,1426.5746235618333),c(6661.344784023609,837.3137312173858),c(3200.194357416054,539.4336845359096),c(10258.080926296498,1489.400233407381),c(4598.770301196837,865.4769356309072))
targetgene="KRT20"
collabel=c("S18_MNSC503_F2","S17_MNSC503_F1")

# set up color using RColorBrewer
#library(RColorBrewer)
#colors <- brewer.pal(length(targetgenelist), "Set1")

colors=c( "#E41A1C", "#377EB8", "#4DAF4A", "#984EA3", "#FF7F00",  "#A65628", "#F781BF",
          "#999999", "#66C2A5", "#FC8D62", "#8DA0CB", "#E78AC3", "#A6D854", "#FFD92F", "#E5C494", "#B3B3B3", 
          "#8DD3C7", "#FFFFB3", "#BEBADA", "#FB8072", "#80B1D3", "#FDB462", "#B3DE69", "#FCCDE5",
          "#D9D9D9", "#BC80BD", "#CCEBC5", "#FFED6F")


## code

targetmatvec=unlist(targetmat)+1
yrange=range(targetmatvec[targetmatvec>0]);
# yrange[1]=1; # set the minimum value to 1
for(i in 1:length(targetmat)){
  vali=targetmat[[i]]+1;
  if(i==1){
    plot(1:length(vali),vali,type='b',las=1,pch=20,main=paste('sgRNAs in',targetgene),ylab='Read counts',xlab='Samples',xlim=c(0.7,length(vali)+0.3),ylim = yrange,col=colors[(i %% length(colors))],xaxt='n',log='y')
    axis(1,at=1:length(vali),labels=(collabel),las=2)
    # lines(0:100,rep(1,101),col='black');
  }else{
    lines(1:length(vali),vali,type='b',pch=20,col=colors[(i %% length(colors))])
  }
}



dev.off()
Sweave("S3A_c1_t0_summary.Rnw");
library(tools);

texi2dvi("S3A_c1_t0_summary.tex",pdf=TRUE);
